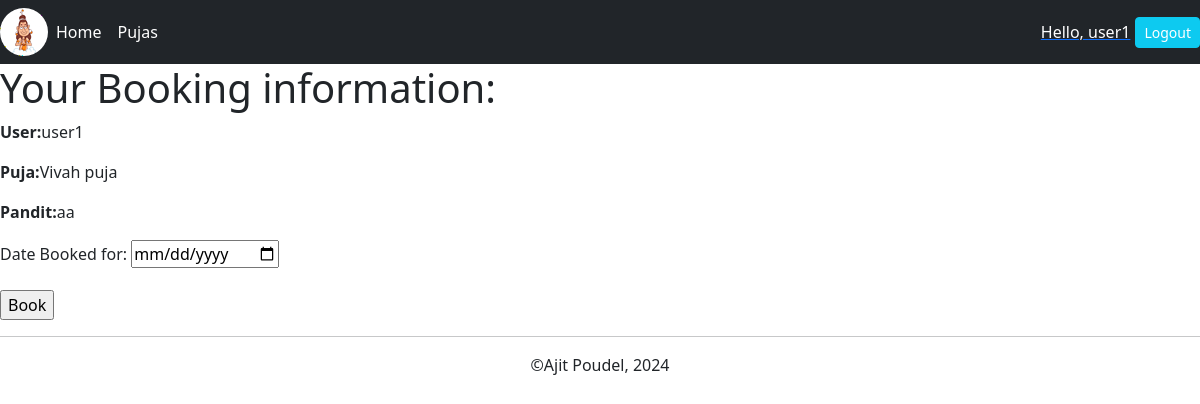
Before: /book-pandit/5/1 (signed in) with the older database file.
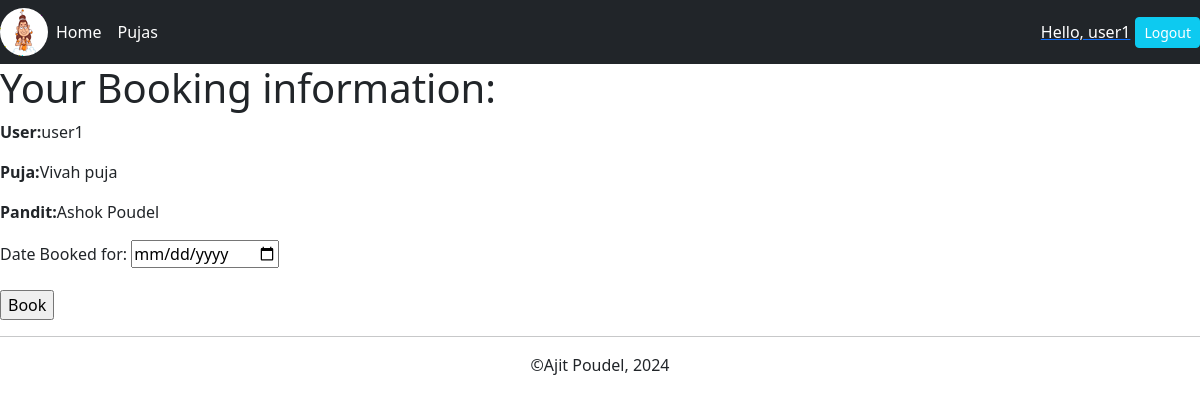
After: the same page with the newer database file.
### app1/models.py (models this page shows)
class Pandit(models.Model):
    name = models.CharField(max_length=30,null=True)
    experience=models.IntegerField(max_length=3,null=True)
    skills = models.ManyToManyField(Puja)
    desc = models.CharField(max_length=300)
    contact=models.CharField(max_length=15,null=True)
    pandit_image=models.ImageField(null=True,blank=True)
    def __str__(self):
        return self.name

### app1/views.py (the view)
# urls.py: path('book-pandit/<str:pk>/<str:pdt>',views.BookPandit,name="book_pandit"),
def BookPandit(request, pk,pdt):
    pandit = Pandit.objects.get(id=pdt)
    puja=Puja.objects.get(id=pk)
    if request.method=="POST":
        form = BookingForm(request.POST)
        if form.is_valid():
            book=form.save(commit=False)
            book.user=request.user
            book.pandit=pandit
            book.puja=puja
            book.save()
            Availability.objects.create(
                pandit=pandit,
                date=book.date,
                booking=book
            )
            return redirect("/")
        else:
            print(form.errors)
    else:
        skills= pandit.skills.first()
        booking_instance = Booking(user=request.user,pandit=pandit,puja=puja)
        form=BookingForm(instance=booking_instance)
    context={
        'form':form,
        'pandit':pandit,
        'puja':puja,
        'user':request.user
    }
    return render(request,"booking.html",context)

### app1/forms.py
class BookingForm(ModelForm):
    class Meta:
        model=Booking
        fields = ['date']
    date= forms.DateField(
        label="Date Booked for",
        required=True,
        widget=forms.DateInput(attrs={"type": "date"}),
    )

### app1/models.py (called while the page is built)
    def __str__(self):
        return self.name

### templates/booking.html (shortened to what this page needs)
{%extends "main.html"%}
{%block content%}
<h1>Your Booking information:</h1>
<p><strong>User:</strong>{{user}}</p>
<p><strong>Puja:</strong>{{puja}}</p>
<p><strong>Pandit:</strong>{{pandit}}</p>
<form method="POST" action="">
    {{form.as_p}}
    <input type="submit" value="Book">
</form>
{%endblock content%}

Changed rows visible on the page:
changed Pandit: name "aa" → "Ashok Poudel"
